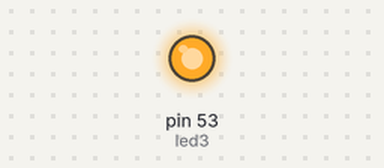
Recording of a sketch running on a simulated Arduino Mega 2560, built with avr-gcc and run on an emulated ATmega2560. Shown: output pins drawn as LEDs (lit = HIGH).

Above: at 0.5 s.
At 4.5 s:
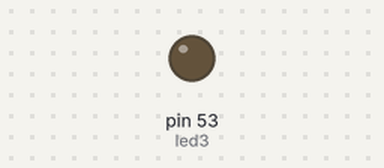
Timing chart, 0 to 6.9 s (numbered marks = the images above):
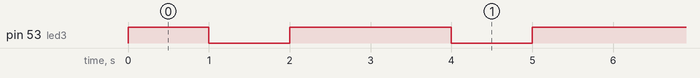

The sketch:

led.ino
```cpp
int led3 = 53;

void setup() {

  pinMode(led3, OUTPUT);

  // put your setup code here, to run once:

}

void loop() {
  // put your main code here, to run repeatedly:
  digitalWrite(led3, HIGH);
  delay(1000);
  digitalWrite(led3, LOW);
  delay(1000);
    // put your main code here, to run repeatedly:
  digitalWrite(led3, HIGH);
  delay(1000);
  digitalWrite(led3, LOW);
}
```

Measured:
- by itself, pin 53 (led3): repeats every 3.0 s: LOW 1.0 s, HIGH 2.0 s
- by itself, everything shown: repeats every 3.0 s, in 4 steps
